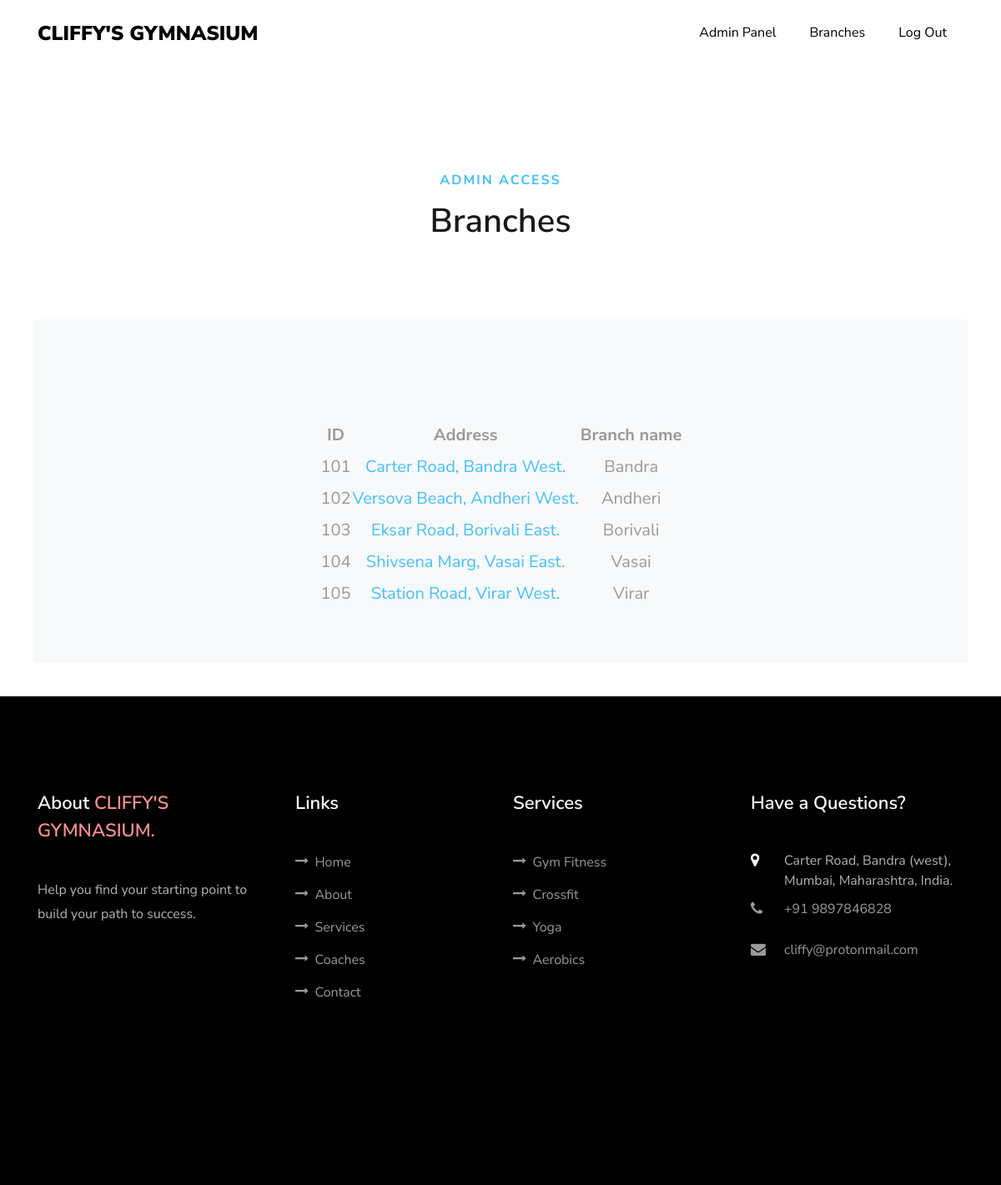
/admin-branches.php (signed in), run on the app's committed database.
### tables this page shows
CREATE TABLE `branch` (
  `branch_id` int(200) NOT NULL,
  `branch_city` varchar(200) DEFAULT NULL,
  `branch_address` varchar(200) DEFAULT NULL
);

### admin-branches.php (the view, shortened to what this page needs)
<!DOCTYPE html>
<html lang="en">
<head>
  <link rel="stylesheet" href="css/open-iconic-bootstrap.min.css">
  <link rel="stylesheet" href="css/animate.css">
  <link rel="stylesheet" href="css/owl.carousel.min.css">
  <link rel="stylesheet" href="css/owl.theme.default.min.css">
  <link rel="stylesheet" href="css/magnific-popup.css">
  <link rel="stylesheet" href="css/aos.css">
  <link rel="stylesheet" href="css/ionicons.min.css">
  <link rel="stylesheet" href="css/flaticon.css">
  <link rel="stylesheet" href="css/icomoon.css">
  <link rel="stylesheet" href="css/style.css">
</head>
<body data-spy="scroll" data-target=".site-navbar-target" data-offset="300">
  <nav class="navbar navbar-expand-lg navbar-dark ftco_navbar bg-dark ftco-navbar-light site-navbar-target" id="ftco-navbar">
    <div class="container">
      <a class="navbar-brand" href="site.php">Cliffy's Gymnasium</a>
      <div class="collapse navbar-collapse" id="ftco-nav">
        <ul class="navbar-nav nav ml-auto">
          <li class="nav-item"><a href="adminwelcome.php" class="nav-link"><span>Admin Panel</span></a></li>
          <li class="nav-item"><a href="admin-branches.php" class="nav-link"><span>Branches</span></a></li>
          <li class="nav-item"><a href="logout.php" class="nav-link"><span>Log Out</span></a></li>
        </ul>
      </div>
    </div>
  </nav>
  <br><br><br><br><br><br><br>
  <div class="row justify-content-center mb-5 pb-3">
    <div class="col-md-7 heading-section text-center ftco-animate">
      <span class="subheading" style="color: #42c0fb;"><strong>Admin Access</strong></span>
      <h2 class="mb-4">Branches</h2>
    </div>
  </div>
  <div style="margin : 40px 40px 40px 40px;">
    <div class="bg-light p-4 p-md-5 contact-form">
      <div class="form-group" style="text-align : center; font-size : 20px;">
        <br>
        <br>
        <?php
        include('mysqlconnection.php');
        $sql1 = "SELECT * from branch";
        if (($result = $conn->query($sql1))->num_rows > 0) {
          echo "<table style='margin : auto;'>";
          echo "<th><td><strong colspan='2'>ID</strong></td><td colspan = '13'><strong>Address<strong></td ><td colspan = '6'><strong>Branch name</strong></td>";
          while ($row = $result->fetch_assoc()) {
            $branch_id = $row['branch_id'];
            $branch_address = $row['branch_address'];
            $branch_city = $row['branch_city'];
            echo "<tr><td></td><td colspan = '2'>" . $branch_id . "</td><td colspan = '12'><a href='admin-branchprofile.php?data1=" . $branch_id . "' style='color : #42c0fb;'>" . $branch_address . "</a></td colspan='6'><td>" . $branch_city . "</td><tr>";
          }
          echo "</table>";
        } else {
        }
        ?>
      </div>
    </div>
  </div>
  <footer class="ftco-footer ftco-section">
    <div class="container">
      <div class="row mb-5">
        <div class="col-md">
          <div class="ftco-footer-widget mb-4">
            <h2 class="ftco-heading-2">About <span><a href="site.php">Cliffy's Gymnasium.</a></span></h2>
            <p>Help you find your starting point to build your path to success.</p>
            <ul class="ftco-footer-social list-unstyled float-md-left float-lft mt-5">
            </ul>
          </div>
        </div>
        <div class="col-md">
          <div class="ftco-footer-widget mb-4 ml-md-4">
            <h2 class="ftco-heading-2">Links</h2>
            <ul class="list-unstyled">
              <li><a href="site.php#home-section"><span class="icon-long-arrow-right mr-2"></span>Home</a></li>
              <li><a href="site.php#about-section"><span class="icon-long-arrow-right mr-2"></span>About</a></li>
              <li><a href="site.php#services-section"><span class="icon-long-arrow-right mr-2"></span>Services</a></li>
              <li><a href="site.php#coaches-section"><span class="icon-long-arrow-right mr-2"></span>Coaches</a></li>
              <li><a href="site.php#contact-section"><span class="icon-long-arrow-right mr-2"></span>Contact</a></li>
            </ul>
          </div>
        </div>
        <div class="col-md">
          <div class="ftco-footer-widget mb-4">
            <h2 class="ftco-heading-2">Services</h2>
            <ul class="list-unstyled">
              <li><a href="site.php#v-pills-1"><span class="icon-long-arrow-right mr-2"></span>Gym Fitness</a></li>
              <li><a href="site.php#v-pills-08"><span class="icon-long-arrow-right mr-2"></span>Crossfit</a></li>
              <li><a href="site.php#v-pills-6"><span class="icon-long-arrow-right mr-2"></span>Yoga</a></li>
              <li><a href="site.php#v-pills-7"><span class="icon-long-arrow-right mr-2"></span>Aerobics</a></li>
            </ul>
          </div>
        </div>
        <div class="col-md">
          <div class="ftco-footer-widget mb-4">
            <h2 class="ftco-heading-2">Have a Questions?</h2>
            <div class="block-23 mb-3">
              <ul>
                <li><span class="icon icon-map-marker"></span><span class="text">Carter Road, Bandra (west), Mumbai, Maharashtra, India.</span></li>
                <li><a href="#"><span class="icon icon-phone"></span><span class="text">+91 9897846828</span></a></li>
                <li><a href="#"><span class="icon icon-envelope"></span><span class="text">cliffy@protonmail.com</span></a></li>
              </ul>
            </div>
          </div>
        </div>
      </div>
    </div>
  </footer>
</body>
</html>

### css/icomoon.css (style rules this page uses)
[class^="icon-"], [class*=" icon-"] { font-family: 'icomoon' !important; speak: none; font-style: normal; font-weight: normal; font-variant: normal; text-transform: none; line-height: 1; -webkit-font-smoothing: antialiased; -moz-osx-font-smoothing: grayscale; }
.icon-map-marker:before { content: "\f041"; }
.icon-phone:before { content: "\f095"; }
.icon-envelope:before { content: "\f0e0"; }
.icon-long-arrow-right:before { content: "\f178"; }

### data on the page
branch: branch_id "101", branch_address "Carter Road, Bandra West.", branch_city "Bandra"
branch: branch_id "102", branch_address "Versova Beach, Andheri West.", branch_city "Andheri"
branch: branch_id "103", branch_address "Eksar Road, Borivali East.", branch_city "Borivali"
branch: branch_id "104", branch_address "Shivsena Marg, Vasai East.", branch_city "Vasai"
branch: branch_id "105", branch_address "Station Road, Virar West.", branch_city "Virar"
